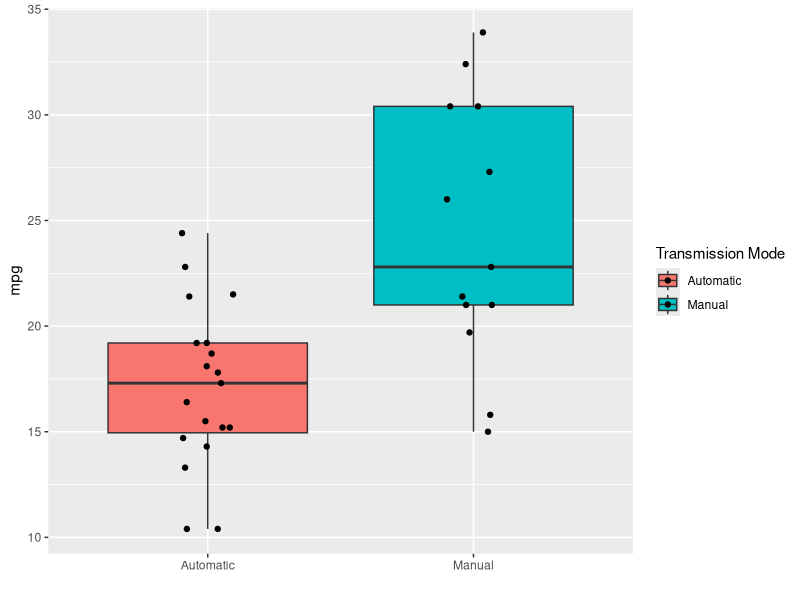

Recreate this plot in R. (Note: this script raises an error after producing the figure.)
## ---- chunk 1
library(datasets)
data(mtcars)
## ---- chunk 2
library(xtable)
options(xtable.comment = FALSE)
options(xtable.booktabs = TRUE)
xtable(summary(lm(mpg~.,data=mtcars))$coefficients, caption = "P value of linear regression")
## ---- chunk 3
library(ggplot2)
g <- ggplot(mtcars, aes(factor(am),mpg, fill=factor(am)))
g = g +
  geom_boxplot() +
  geom_jitter(position = position_jitter(width = .1, height = 0)) +
  scale_color_discrete(name = "Transmission Mode") +
  scale_fill_discrete(name = "Transmission Mode", breaks = c("0", "1"), labels = c("Automatic", "Manual")) +
  scale_x_discrete(breaks = c("0", "1"), labels = c("Automatic", "Manual")) +
  xlab("")
g

## ---- chunk 4
m1 <- subset(mtcars,mtcars$am==0)
m2 <- subset(mtcars,mtcars$am==1)
t.test(m1,m2,alternative="greater",paired=F)
## ---- chunk 5
step_lm <- step(lm(data=mtcars, mpg ~ .), trace = 0)
summary(step_lm)
## ---- chunk 6
head(names(sort(abs(round(cor(mtcars)[1,],2)),decreasing=T)))
## ---- chunk 7
summary(fit1)
## ---- chunk 8
r1 <- resid(fit1)
plot(r1, main="model wt+qsec+am")
abline(h=0,lwd=2)
## ---- chunk 9
r1 <- resid(fit2)
plot(r1, main="model all variable")
abline(h=0,lwd=2)
## ---- chunk 10
r1 <- resid(fit3)
plot(r1, main="model only wt")
abline(h=0,lwd=2)
## ---- chunk 11
r1 <- resid(fit4)
plot(r1, main="model wt+cyl+disp+h")
abline(h=0,lwd=2)
## ---- chunk 12

fit <- lm(data=mtcars, mpg~wt+am+wt*am)
g1 <- subset(mtcars, mtcars$am==0)
g2 <- subset(mtcars, mtcars$am==1)
plot(g1$wt, g1$mpg, col="lightblue", pch=19, cex=2, xlab="Weight", ylab="mpg")
points(g2$wt, g2$mpg, col="salmon", pch=19, cex=2)
## am=0; 
abline(c(fit$coeff[1], fit$coeff[2]), col="lightblue", lwd=3, lty=2)
## am=1
abline(c(fit$coeff[1]+fit$coeff[3], fit$coeff[2]+fit$coeff[4]), col="salmon", lwd=3, lty=2)
legend("topright", pch=19, col=c("lightblue", "salmon"), legend=c("Manual (am=1)", "Automatic (am=0)"))

